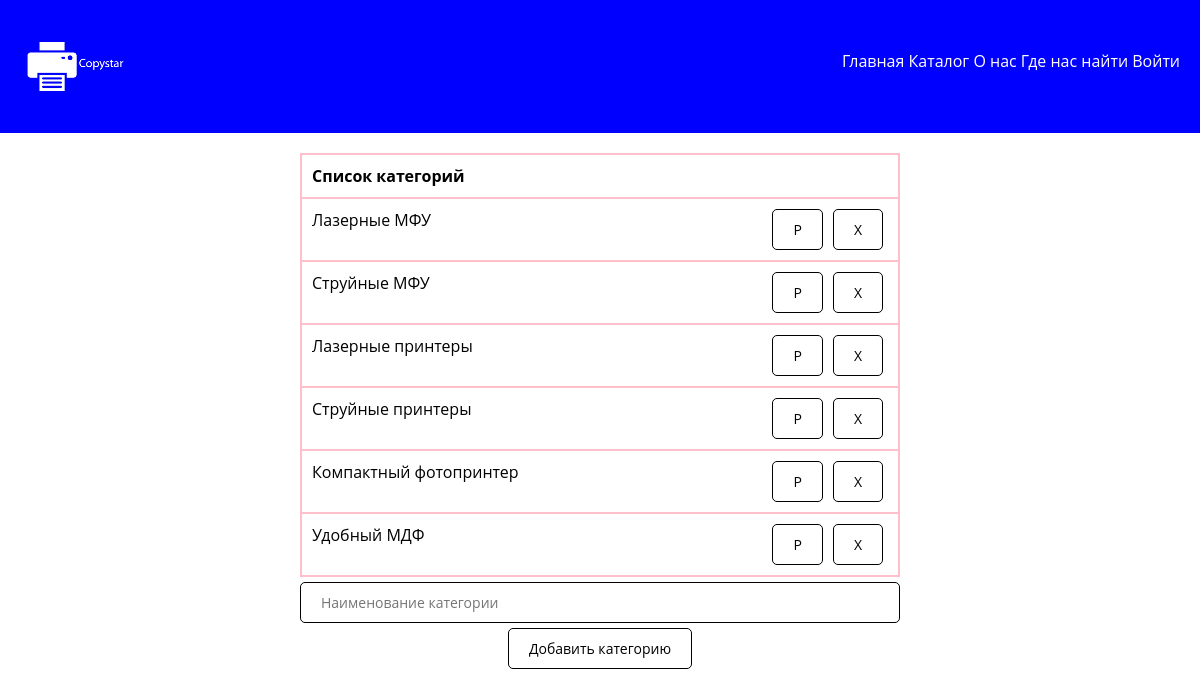
/admincategory.php, run on the app's committed database.
### tables this page shows
CREATE TABLE `categories` (
  `id` int(11) NOT NULL,
  `category` varchar(50) NOT NULL
);

### database/requests.php (called while the page is built, shortened)
<?php
function fetch_data($string)
{
    require 'connect.php';
    return mysqli_fetch_all(mysqli_query($connect, $string), MYSQLI_ASSOC);
}
$categories = fetch_data("
    select * from categories
  ");
?>

### admincategory.php (the view, shortened to what this page needs)
<body>
  <?php require 'templates/header.php'; ?>
  <?php require 'database/requests.php'; ?>
  <div class="container">
    <table class='w-50 table' border="1">
      <tr>
        <th>Список категорий</th>
      </tr>
      <?php foreach ($categories as $category): ?>
        <tr>
          <td>
            <div><?= $category['category'] ?></div>
            <div class='d-flex'>
              <form action="database/category.php" method='post'>
                <button class='btn'>Р</button>
              </form>
              <form action="database/category.php" method='post'>
                <button class='btn'>X</button>
              </form>
            </div>
          </td>
        </tr>
      <?php endforeach ?>
    </table>
    <form class='form-action' action="database/category.php" method='post'>
      <input name='category' placeholder='Наименование категории' class='input' type="text">
      <button class='btn' type='submit'>Добавить категорию</button>
    </form>
  </div>
</body>

### assets/css/style.css (style rules this page uses)
* { margin: 0; padding: 0; box-sizing: border-box; font-family: 'Open Sans', 'Helvetica Neue', sans-serif; }
.container { max-width: 1600px; margin: 0 auto; padding-top: 20px; }
.btn { cursor: pointer; border-radius: 5px; background-color: white; padding: 10px 20px; border: 0.5px solid black; font-size: 14px; margin-left: 5px; margin-right: 5px; transition: .2s linear; }
.d-flex { display: flex; }
.w-50 { width: 50%; margin: 0 auto; }
table, th, td { border: 1px solid pink; border-collapse: collapse; }
th, td { padding: 10px; display: flex; justify-content: space-between; }
.form-action { display: flex; flex-direction: column; align-items: center; }
.input { width: 50%; }
select, .input { padding: 10px 20px; font-size: 14px; border-radius: 5px; border: 0.5px solid black; background: #fff; margin: 5px 0; }

### data on the page
categories: category "Лазерные МФУ"
categories: category "Струйные МФУ"
categories: category "Лазерные принтеры"
categories: category "Струйные принтеры"
categories: category "Компактный фотопринтер"
categories: category "Удобный МДФ"
